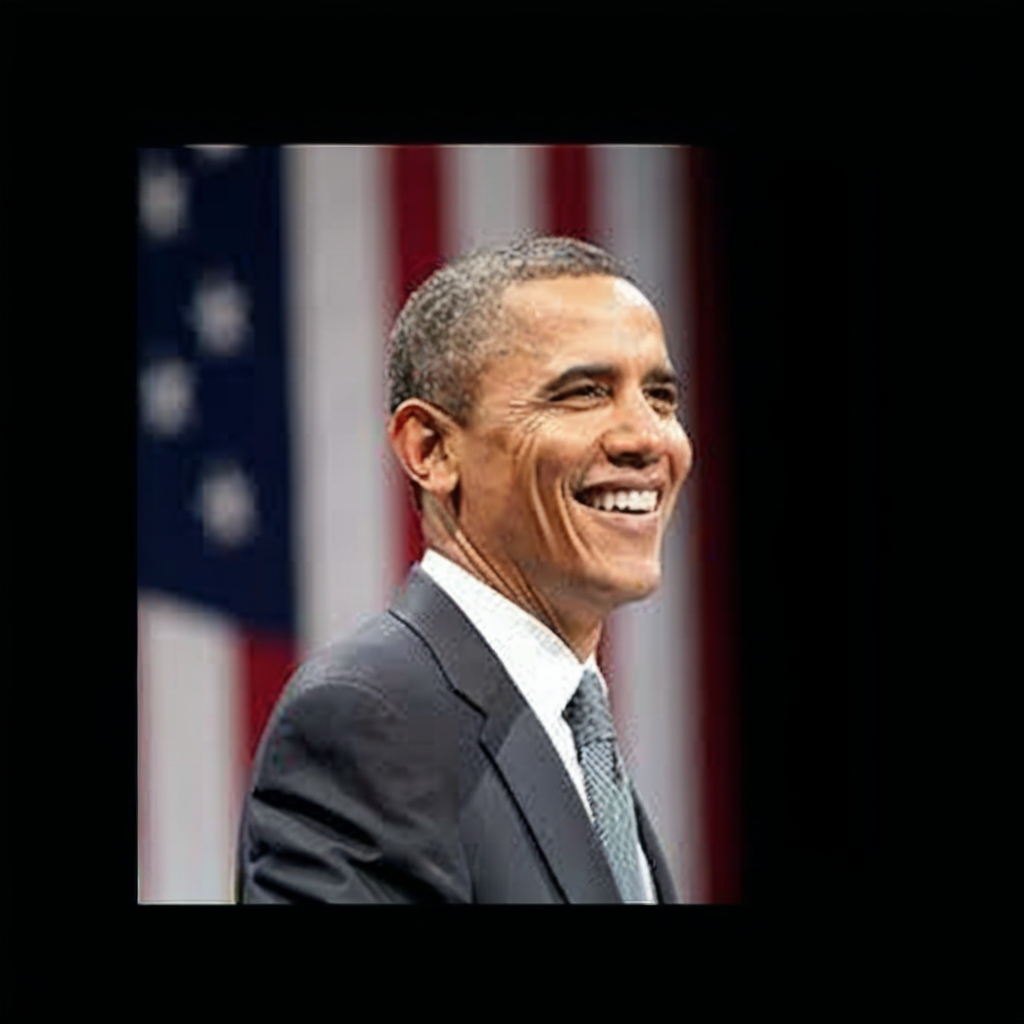

Write Python code to recreate this figure.
from diffusers import AutoPipelineForInpainting
from diffusers.utils import load_image
import torch
from PIL import Image

pipe = AutoPipelineForInpainting.from_pretrained("diffusers/stable-diffusion-xl-1.0-inpainting-0.1", torch_dtype=torch.float16, variant="fp16").to("cuda")

def scale_and_paste(original_image):
    aspect_ratio = original_image.width / original_image.height

    if original_image.width > original_image.height:
        new_width = 720
        new_height = round(new_width / aspect_ratio)
    else:
        new_height = 720
        new_width = round(new_height * aspect_ratio)

    resized_original = original_image.resize((new_width, new_height), Image.LANCZOS)
    background = Image.new("RGB", (1024, 1024), "black")
    x = (1024 - new_width) // 2
    y = (1024 - new_height) // 2
    background.paste(resized_original, (x, y))
    pasted_image = background

    mask_image = Image.new("L", (1024, 1024), 255)
    mask_image.paste(Image.new("L", (new_width, new_height), 0), (x, y))

    return pasted_image, mask_image


original_image = load_image("images/face7.jpeg")
image, mask_image = scale_and_paste(original_image)
print("image size:", image.size)
print("mask_image size:", mask_image.size)
image = image.convert("RGB")

# image = load_image(img_url).resize((1024, 1024))
# mask_image = load_image(mask_url).resize((1024, 1024))
image.save("original_sdxl.png")
mask_image.save("mask_sdxl.png")

# prompt = "a tiger sitting on a park bench"
prompt = "President Obama giving a speech"
generator = torch.Generator(device="cuda").manual_seed(0)

image = pipe(
  prompt=prompt,
  image=image,
  mask_image=mask_image,
  guidance_scale=8.0,
  num_inference_steps=20,  # steps between 15 and 30 work well for us
  strength=0.99,  # make sure to use `strength` below 1.0
  generator=generator,
).images[0]

image.save("outpainting_sdxl.png")



import random

import requests
import torch
from controlnet_aux import ZoeDetector
from PIL import Image, ImageOps

from diffusers import (
    AutoencoderKL,
    ControlNetModel,
    StableDiffusionXLControlNetPipeline,
    StableDiffusionXLInpaintPipeline,
)

zoe = ZoeDetector.from_pretrained("lllyasviel/Annotators")
image_zoe = zoe(white_bg_image, detect_resolution=512, image_resolution=1024)
image_zoe.show()

controlnets = [
    ControlNetModel.from_pretrained(
        "destitech/controlnet-inpaint-dreamer-sdxl", torch_dtype=torch.float16, variant="fp16"
    ),
    ControlNetModel.from_pretrained(
        "diffusers/controlnet-zoe-depth-sdxl-1.0", torch_dtype=torch.float16
    ),
]
vae = AutoencoderKL.from_pretrained("madebyollin/sdxl-vae-fp16-fix", torch_dtype=torch.float16).to("cuda")
pipeline = StableDiffusionXLControlNetPipeline.from_pretrained(
    "SG161222/RealVisXL_V4.0", torch_dtype=torch.float16, variant="fp16", controlnet=controlnets, vae=vae
).to("cuda")